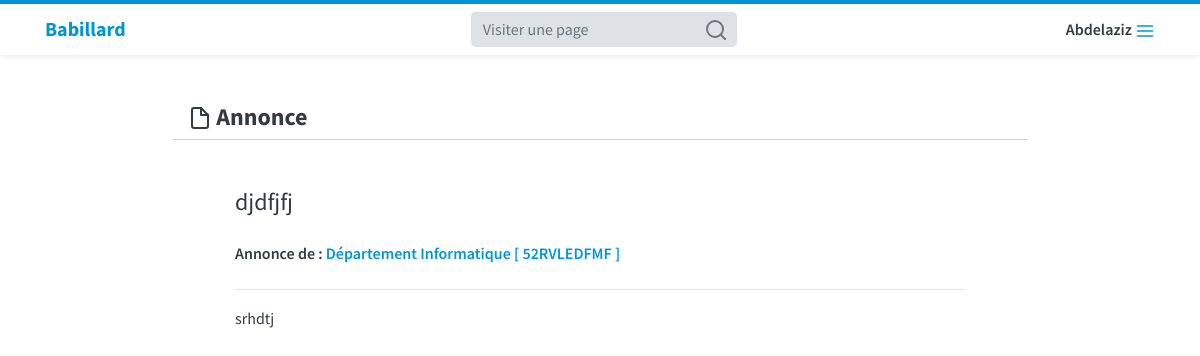
The page /annonce/7/ (signed in) on the database its author committed.
### pages/models.py (models this page shows, shortened)
class Annonce(models.Model):
	title = models.CharField(max_length=255, verbose_name="Titre de l'annonce")
	content = models.TextField(verbose_name="Contenu")
	page = models.ForeignKey(Page, on_delete=models.CASCADE)
	date_posted = models.DateTimeField(auto_now_add=True)
	date_archive = models.DateTimeField(blank = True , null = True , verbose_name = "Date d'archivage (facultative)", help_text="Une annonce archivée ne sera plus visible que pour vous (dans l'archive de la page)")
	archive = models.BooleanField(default = False)

class Page(models.Model):
	name = models.CharField(max_length=150, verbose_name='Nom de la page')
	user = models.ForeignKey(User, on_delete=models.CASCADE)
	organisme = models.CharField(max_length=150, verbose_name="Nom de l'organisme (facultatif)", blank=True)
	code = models.CharField(max_length=10, default='0000000000')
	private = models.BooleanField(default=False, verbose_name="Page privé", help_text="Seuls les utilisateurs autorisés peuvent visiter la page et voir ses annonces")
	members = models.ManyToManyField(User, related_name='members', blank=True)
	abonn = models.ManyToManyField(User, related_name='abonn', blank=True)
	login_req = models.BooleanField(default=False, verbose_name="Authentification requise", help_text="Cochez cette case si les utilisateurs annonymes ne sont pas autorisés à visiter la page et voir ses annonces")

### pages/views.py (the view)
# urls.py: path('annonce/<int:ann_id>/', pages_views.annonce, name='annonce'),
def annonce(request, ann_id):
	annonce = Annonce.objects.get(id=ann_id)
	return render(request, 'annonce.html', {'annonce': annonce})

### users/forms.py
class UpdateForm(forms.ModelForm):
	class Meta:
		model = User
		fields = ['username', 'first_name', 'last_name', 'email']

### users/views.py (called while the page is built)
def update_form(request):
	if request.user.is_authenticated:
		instance = request.user
		up_form = UpdateForm(instance = instance)
	else:
		up_form = UpdateForm()
	return {'up_form': up_form}

### templates/annonce.html (shortened to what this page needs)
{% extends 'home.html' %}
{% block main %}
	<div class="row justify-content-center my-5">
	  <div class="col-md-9 border-bottom">
	    <h4><strong> Annonce</strong></h4>
	  </div>
	</div>
	<div class="row justify-content-center pb-5 mb-2">
		<div class="col-md-8">
			<h4>{{annonce.title}}</h4>
			<p style="font-weight: 600;" class="my-4">Annonce de : <a href="{% url 'page' annonce.page.id %}">{{annonce.page.name}} [ {{annonce.page.code}} ]</a></p>
			<hr>
			{{annonce.content|safe}}
		</div>
	</div>
{% endblock main %}

### templates/home.html (shortened to what this page needs)
{% extends 'base.html' %}
{% load static %}
{% load crispy_forms_tags %}
{% block content %}
    <nav class="navbar navbar-light bg-white navbar-border sticky-top shadow-sm">
    <div class="container">
      <a class="navbar-brand text-primary" href="{% url 'home' %}"><strong>Babillard</strong></a>
      <form method="GET" action="{% url 'search' %}" class="order-2 order-md-1 mt-2 mt-md-0">
        <div class="input-group bg-secondary rounded">
          <input class="form-control border-0 bg-secondary" placeholder="Visiter une page" name="search" type="search" required>
          <span class="input-group-append">
            <button class="btn btn-secondary rounded-right py-0 px-2" type="submit">
              <svg xmlns="http://www.w3.org/2000/svg" width="24" height="24" viewBox="0 0 24 24" fill="none" stroke="currentColor" stroke-width="2" stroke-linecap="round" stroke-linejoin="round" class="text-muted"><circle cx="11" cy="11" r="8"></circle><line x1="21" y1="21" x2="16.65" y2="16.65"></line></svg>
            </button>
          </span>
        </div>
      </form>
      {% if user.is_authenticated %}
      	<div class="dropleft order-1 order-md-2">
      	  <a class="text-dark" type="button" id="dropdownMenuButton" data-toggle="dropdown" aria-haspopup="true" aria-expanded="false">
      	  	<span class="font-weight-bold">{{user.first_name}}</span>
      	  </a>
      	</div>
      {% else %}
      <a href="{% url 'login' %}" class="btn btn-primary rounded-pill order-1 order-md-2">Connexion</a>
      {% endif %}
    </div>
    </nav>
    <div class="container">
      {% block main %}{% endblock main %}
    </div>
{% endblock content %}

### templates/base.html (style rules this page uses)
.navbar-border { border-top: 4px solid #0096D6; }

### rows shown on the page
Annonce: title "djdfjfj", page.name "Département Informatique", page.code "52RVLEDFMF", content "srhdtj"

### other values the page prints
{{ user.first_name }} "Abdelaziz"
